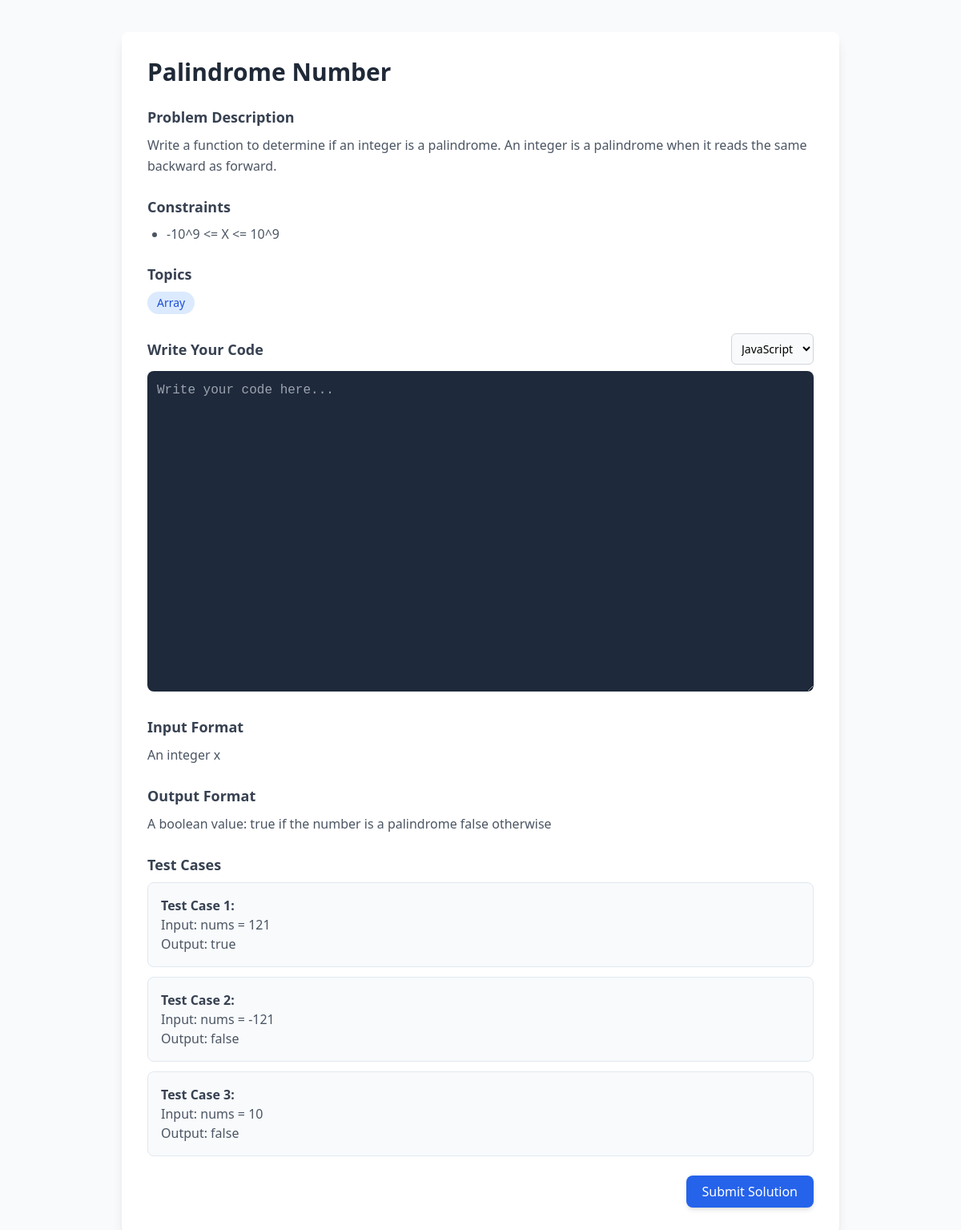
Screenshot of /problem/solve/1/ with the database file from the repository.
### problems/models.py (models this page shows, shortened)
class Problem(models.Model):
    DIFFICULTY_CHOICES = [
        ('Easy', 'Easy'),
        ('Medium', 'Medium'),
        ('Hard', 'Hard'),
    ]
    TAGS=[
        ('Array', 'Array'),
        ('String', 'String'),
        ('Dynamic Programming', 'Dynamic Programming'),
        ('Tree', 'Tree'),
        ('Graph', 'Graph'),
        ('Backtracking', 'Backtracking'),
        ('Linked List', 'Linked List'),
        ('Binary Search', 'Binary Search')
    ]
    title = models.CharField(max_length=255)
    problem_statement = models.TextField()
    difficulty = models.CharField(max_length=10, choices=DIFFICULTY_CHOICES)
    tags = models.CharField(max_length=255,choices=TAGS)
    time_limit = models.IntegerField(help_text="Time limit in milliseconds")
    memory_limit = models.IntegerField(help_text="Memory limit in kilobytes")
    input_format = models.TextField()
    output_format = models.TextField()
    constraints = models.TextField()
    sample_test_cases = models.JSONField(help_text="Provide sample test cases in JSON format (e.g., [{'input': '[2,7,11,15], 9', 'output': '[0,1]'}]).")
    hidden_test_cases = models.JSONField(help_text="Provide hidden test cases in JSON format for evaluation (e.g., [{'input': '[1,5,3,7,11], 16', 'output': '[3,4]'}]).")
    created_at = models.DateTimeField(auto_now_add=True)

### problems/views.py (the view)
# urls.py: path('solve/<int:id>/',solve, name='solve'),
def solve(request, id):
  problem = Problem.objects.get(id=id)
  constraints_html=""
  for constraint in problem.constraints.split(';'):
    constraint = constraint.strip()
    constraints_html += f"<li>{constraint}</li>"
  constraints_html = constraints_html.replace("\n", "")
  test_cases_html = ""
  for idx, case in enumerate(problem.sample_test_cases, start=1):
    test_cases_html += f"""
    <div class="test-case">
        <p class="font-semibold text-gray-700">Test Case {idx}:</p>
        <p class="text-gray-600">Input: nums = {case['input']}</p>
        <p class="text-gray-600">Output: {case['output']}</p>
    </div>
    """
  context={
    'problem':problem,
    'constraints_html':constraints_html,
    'test_cases_html':test_cases_html
    }
  return render(request, 'problems/solve.html',context)

### problems/templates/problems/solve.html (shortened to what this page needs)
<!DOCTYPE html>
<html lang="en">
<head>
  <link href="https://cdn.jsdelivr.net/npm/remixicon@4.5.0/fonts/remixicon.css" rel="stylesheet" />
  <script src="https://cdn.tailwindcss.com"></script>
</head>
<body class="bg-gray-50 font-sans">
   <form action="{% url 'submit_code' id=problem.id%}" method="POST">
  <div class="p-6 sm:p-10">
    <div class="max-w-4xl mx-auto bg-white p-8 rounded-lg shadow-lg">
      <h1 class="text-3xl font-bold text-gray-800 mb-6">{{problem.title}}</h1>
      <div class="mb-6">
        <h2 class="text-lg font-semibold text-gray-700 mb-2">Problem Description</h2>
        <p class="text-gray-600 leading-relaxed">
          {{problem.problem_statement}}
        </p>
      </div>
      <div class="mb-6">
        <h2 class="text-lg font-semibold text-gray-700 mb-2">Constraints</h2>
        <ul class="list-disc pl-6 text-gray-600 space-y-1">
          {{constraints_html|safe}}
        </ul>
      </div>
      <div class="mb-6">
        <h2 class="text-lg font-semibold text-gray-700 mb-2">Topics</h2>
        <div class="flex flex-wrap gap-2">
          <span class="px-3 py-1 text-sm bg-blue-100 text-blue-700 rounded-full">{{problem.tags}}</span>
        </div>
      </div>
      <div class="mb-6">
        <div class="flex justify-between items-center mb-2">
          <h2 class="text-lg font-semibold text-gray-700">Write Your Code</h2>
          <select
            class="border border-gray-300 rounded-md p-2 bg-gray-50 focus:outline-none focus:ring-2 focus:ring-blue-400 text-sm" name="language">
            <option value="javascript">JavaScript</option>
          </select>
        </div>
        <div class="code-editor-container">
            <textarea class="code-editor w-full" name="code" placeholder="Write your code here..." rows="10"></textarea>
        </div>
      </div>
      <div class="mb-6">
        <h2 class="text-lg font-semibold text-gray-700 mb-2">Input Format</h2>
        <p class="text-gray-600 leading-relaxed">
          {{problem.input_format}}
        </p>
      </div>
      <div class="mb-6">
        <h2 class="text-lg font-semibold text-gray-700 mb-2">Output Format</h2>
        <p class="text-gray-600 leading-relaxed">
          {{problem.output_format}}
        </p>
      </div>
      <div class="mb-6">
        <h2 class="text-lg font-semibold text-gray-700 mb-2">Test Cases</h2>
        {{test_cases_html|safe}}
      </div>
      <div class="flex justify-end">
        <button
          class="bg-blue-600 text-white px-5 py-2 rounded-lg hover:bg-blue-700 transition-colors font-medium shadow-md">
          Submit Solution
        </button>
      </div>
    </div>
  </div>
  </form>
</body>
</html>

### problems/templates/problems/solve.html (style rules this page uses)
.code-editor { height: 400px; background: #1e293b; color: #f5f5f5; padding: 12px; font-family: "Fira Code", monospace; border-radius: 8px; overflow-y: auto; }
.test-case { background-color: #f8fafc; padding: 16px; border: 1px solid #e2e8f0; border-radius: 8px; margin-bottom: 12px; }

### rows the page displays
Problem: title "Palindrome Number", problem_statement "Write a function to determine if an integer is a palindrome. An integer is a palindrome when it reads the same backward as forward.", tags "Array", input_format "An integer x", output_format "A boolean value: true if the number is a palindrome false otherwise"

### other values shown
{{ constraints_html|safe }} "-10^9 <= X <= 10^9"
{{ test_cases_html|safe }} "Test Case 1: Input: nums = 121 Output: true Test Case 2: Input: nums = -121 Output: false Test Case 3: Input: nums = 10 Output: false"
